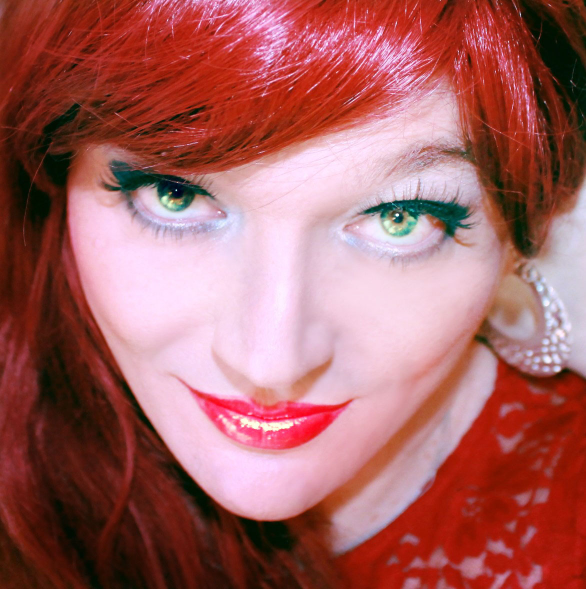
#> input picture eval/research_sources/large_sample/face_red_hair.jpg, 1172 x 1178 px (shown at 1/2 size)
$ python mechanism_gate_analysis.py
#> lines starting #> are read from the running program, lines starting #| are printed output that depends on the picture
"""
eval/mechanism_gate_analysis.py — Mechanism gate: expanded low-level control test

Pre-registration: eval/pre_registration_mechanism_gate.md (commit 142e7cb)
Written and committed BEFORE this script was run.

Tests whether A_dom_broad's independence survives 5 controls: H1, H2, C1, C2, C3.
  H1 = −β_spec  (spectral slope)
  H2 = rho_gt   (GT nearest-neighbour ACF)
  C1 = V_patch  (mean local patch variance, 8×8)
  C2 = G_mean   (mean gradient magnitude via Sobel)
  C3 = V_het    (std of per-patch variances, 8×8)

Outcome: SEMANTICS-ROBUST / PROXY-REVEALED / ENTANGLED

Usage:
    .venv/bin/python3 eval/mechanism_gate_analysis.py
"""
from __future__ import annotations

import math
import os
import sys
from pathlib import Path

sys.path.insert(0, os.path.join(os.path.dirname(__file__), ".."))

import numpy as np
import scipy.stats as scipy_stats
from PIL import Image
from scipy.ndimage import sobel

REPO = Path(__file__).parent.parent
RES  = Path(__file__).parent / "research_sources"

def _p(rel: str) -> str:
    return str(RES / rel)

ALPHA = 0.05

# ─── Dataset (same as robustness_analysis.py) ─────────────────────────────────
DATASET: list[dict] = [
    {"name": "face_red_hair",         "path": _p("large_sample/face_red_hair.jpg"),         "slope": 1.7027, "A_dom_broad": 1},
    {"name": "wayuu_woman",           "path": _p("faces/wayuu_woman.jpg"),                   "slope": 1.7483, "A_dom_broad": 1},
    {"name": "girl_sad_face",         "path": _p("faces/girl_sad_face.jpg"),                 "slope": 2.7834, "A_dom_broad": 1},
    {"name": "paint_vermeer_pearl",   "path": _p("large_sample/paint_vermeer_pearl.jpg"),   "slope": 2.7135, "A_dom_broad": 1},
    {"name": "paint_vermeer_milk",    "path": _p("large_sample/paint_vermeer_milk.jpg"),    "slope": 2.3033, "A_dom_broad": 1},
    {"name": "boardwalk",             "path": _p("natural/boardwalk_nature.jpg"),            "slope": 0.9510, "A_dom_broad": 0},
    {"name": "paint_rembrandt_self",  "path": _p("large_sample/paint_rembrandt_self.jpg"),  "slope": 2.6592, "A_dom_broad": 1},
    {"name": "nat_landscape2",        "path": _p("new_v2/nat_landscape2.jpeg"),              "slope": 1.2053, "A_dom_broad": 0},
    {"name": "nature_land",           "path": _p("natural/nature_landscape.jpg"),            "slope": 1.1147, "A_dom_broad": 0},
    {"name": "face_algerian",         "path": _p("large_sample/face_algerian.jpg"),          "slope": 1.6042, "A_dom_broad": 1},
    {"name": "boy_face",              "path": _p("faces/boy_face_venezuela.jpg"),             "slope": 3.1829, "A_dom_broad": 1},
    {"name": "nat_landscape3",        "path": _p("new_v2/nat_landscape3.jpeg"),              "slope": 1.0313, "A_dom_broad": 0},
    {"name": "natural_caribou",       "path": _p("large_sample/natural_caribou.jpg"),       "slope": 2.1056, "A_dom_broad": 1},
    {"name": "paint_monet_magpie",    "path": _p("large_sample/paint_monet_magpie.jpg"),    "slope": 1.2735, "A_dom_broad": 0},
    {"name": "paint_monet_lilies",    "path": _p("large_sample/paint_monet_lilies.jpg"),    "slope": 1.4173, "A_dom_broad": 0},
    {"name": "natural_coral_reef",    "path": _p("large_sample/natural_coral_reef.jpg"),    "slope": 1.2619, "A_dom_broad": 0},
    {"name": "natural_fir_snow",      "path": _p("large_sample/natural_fir_snow.jpg"),      "slope": 1.5055, "A_dom_broad": 0},
    {"name": "frog_on_log",           "path": _p("natural/frog_on_log.jpg"),                 "slope": 1.4238, "A_dom_broad": 1},
    {"name": "grass_meadow",          "path": _p("texture/grass_meadow.png"),                "slope": 0.5778, "A_dom_broad": 0},
    {"name": "dirt_soil",             "path": _p("texture/dirt_soil.png"),                   "slope": 0.8536, "A_dom_broad": 0},
    {"name": "natural_snow_mountain", "path": _p("large_sample/natural_snow_mountain.jpg"), "slope": 1.1403, "A_dom_broad": 0},
    {"name": "texture_sand",          "path": _p("large_sample/texture_sand.jpg"),          "slope": 0.3434, "A_dom_broad": 0},
    {"name": "texture_cement",        "path": _p("large_sample/texture_cement.jpg"),        "slope": 0.3416, "A_dom_broad": 0},
    {"name": "wood_grain",            "path": _p("texture/wood_grain.png"),                  "slope": 0.4351, "A_dom_broad": 0},
]

W = H_IMG = 256


# ─── Image loading ─────────────────────────────────────────────────────────────
def _load_gray_256(path: str) -> np.ndarray:
    img = Image.open(path).convert("RGB")
    w, h = img.size
    if w < h:
        img = img.resize((W, int(round(h * W / w))), Image.LANCZOS)
    else:
        img = img.resize((int(round(w * H_IMG / h)), H_IMG), Image.LANCZOS)
    w2, h2 = img.size
    l = (w2 - W) // 2; t = (h2 - H_IMG) // 2
    img = img.crop((l, t, l + W, t + H_IMG))
    rgb = np.array(img, dtype=np.float64) / 255.0
    return 0.299 * rgb[:, :, 0] + 0.587 * rgb[:, :, 1] + 0.114 * rgb[:, :, 2]


# ─── Feature computations ──────────────────────────────────────────────────────
def compute_beta_spec(gray: np.ndarray) -> float:
    N = gray.shape[0]
    F_shifted = np.fft.fftshift(np.fft.fft2(gray))
    power = np.abs(F_shifted) ** 2
    freqs_shifted = np.fft.fftshift(np.fft.fftfreq(N))
    fx, fy = np.meshgrid(freqs_shifted, freqs_shifted)
    r_map = np.sqrt(fx ** 2 + fy ** 2)
    f_min, f_max = 2.0 / N, 64.0 / N
    f_edges = np.logspace(np.log10(f_min), np.log10(f_max), 31)
    f_centers = np.sqrt(f_edges[:-1] * f_edges[1:])
    P_list, f_list = [], []
    for i in range(30):
        mask = (r_map >= f_edges[i]) & (r_map < f_edges[i + 1])
        if mask.sum() >= 3:
            P_list.append(float(power[mask].mean()))
            f_list.append(float(f_centers[i]))
    if len(P_list) < 5:
        return float("nan")
    log_f = np.log(np.array(f_list))
    log_P = np.log(np.array(P_list))
    A_mat = np.column_stack([log_f, np.ones(len(log_f))])
    beta_vec, _, _, _ = np.linalg.lstsq(A_mat, log_P, rcond=None)
    return float(beta_vec[0])


def compute_rho_gt(gray: np.ndarray) -> float:
    mu, std = gray.mean(), gray.std()
    if std < 1e-10:
        return 0.0
    z = (gray - mu) / std
    return float((np.mean(z[:, :-1] * z[:, 1:]) + np.mean(z[:-1, :] * z[1:, :])) / 2.0)


def compute_v_patch(gray: np.ndarray, patch_size: int = 8) -> float:
    """Mean of per-8×8-patch pixel variances. Low = smooth image."""
    h, w = gray.shape
    variances = []
    for i in range(0, h - patch_size + 1, patch_size):
        for j in range(0, w - patch_size + 1, patch_size):
            variances.append(float(gray[i:i + patch_size, j:j + patch_size].var()))
    return float(np.mean(variances))


def compute_g_mean(gray: np.ndarray) -> float:
    """Mean gradient magnitude via Sobel operators."""
    gx = sobel(gray, axis=1)
    gy = sobel(gray, axis=0)
    return float(np.sqrt(gx ** 2 + gy ** 2).mean())


def compute_v_het(gray: np.ndarray, patch_size: int = 8) -> float:
    """Std of per-8×8-patch pixel variances. High = mixed smooth/textured image."""
    h, w = gray.shape
    variances = []
    for i in range(0, h - patch_size + 1, patch_size):
        for j in range(0, w - patch_size + 1, patch_size):
            variances.append(float(gray[i:i + patch_size, j:j + patch_size].var()))
    return float(np.std(variances, ddof=1))


# ─── Statistics ───────────────────────────────────────────────────────────────
# [61 lines left out: functions partial_corr_k, partial_ci_t, ci_excl_zero, ci_str, compute_vif, pairwise_r, not called in this run]


# ─── Logging ──────────────────────────────────────────────────────────────────
_log: list[str] = []


def out(s: str = "", end: str = "\n", flush: bool = False) -> None:
    print(s, end=end, flush=flush)
    _log.append(s + end)


# ─── Main ─────────────────────────────────────────────────────────────────────
def main() -> None:
    out("=" * 72)
    out("MECHANISM GATE: Expanded low-level control test (pre-registered)")
    out("Pre-registration: eval/pre_registration_mechanism_gate.md (commit 142e7cb)")
    out("=" * 72)

    # ── Load and compute features ──────────────────────────────────────────────
    out("\n[0] Loading GT images and computing all features …", flush=True)
    n = len(DATASET)
    names       = [d["name"]         for d in DATASET]
    slopes      = np.array([d["slope"]       for d in DATASET], dtype=float)
    a_broad     = np.array([d["A_dom_broad"] for d in DATASET], dtype=float)

    beta_specs, rho_gts = [], []
    v_patches, g_means, v_hets = [], [], []

    for i, d in enumerate(DATASET):
        out(f"  [{i+1:2d}/24] {d['name']}", end=" … ", flush=True)
        gray = _load_gray_256(d["path"])
#> in _load_gray_256, img is the input picture: PIL image 1172x1178 RGB; mean R, G, B 164.8, 98.1, 98
#> in _load_gray_256, `img = img.resize((W, int(round(h * W / w))), Image.LANCZOS)`:
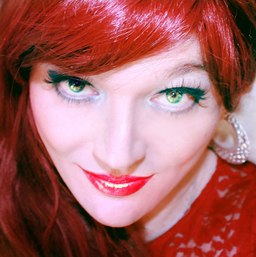
#> img: PIL image 256x257 RGB; mean R, G, B 164.8, 98.1, 98
#> in _load_gray_256, `img = img.crop((l, t, l + W, t + H_IMG))`:
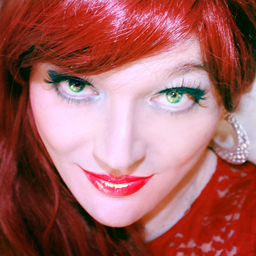
#> img: PIL image 256x256 RGB; mean R, G, B 165, 98.4, 98.3
#> in _load_gray_256, `return 0.299 * rgb[:, :, 0] + 0.587 * rgb[:, :, 1] + 0.114 * rgb[:, :,..`:
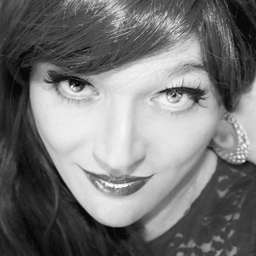
#> returned value: shape (256, 256) float64; min 0.0121, max 0.989, mean 0.464
        beta  = compute_beta_spec(gray)
#> after the loop in compute_beta_spec, `for i in range(30):`: P_list = 28 values, max 1957746.5 at index 0, min 261 at index 27, mean 277421; f_list = 28 values from 0.00828 to 0.236
#> in compute_beta_spec, `log_f = np.log(np.array(f_list))`: log_f = 28 values from -4.79 to -1.44
#> in compute_beta_spec, `log_P = np.log(np.array(P_list))`: log_P = 28 values, max 14.49 at index 0, min 5.56 at index 27, mean 10.08
#> in compute_beta_spec, `A_mat = np.column_stack([log_f, np.ones(len(log_f))])`: A_mat = 28 pairs, first value -4.79 to -1.44, second value 1 to 1
#> in compute_beta_spec, `beta_vec, _, _, _ = np.linalg.lstsq(A_mat, log_P, rcond=None)`: beta_vec = [-2.86, 1.45]
#> beta = -2.86
        rho   = compute_rho_gt(gray)
#> in compute_rho_gt, `mu, std = gray.mean(), gray.std()`: mu = 0.464; std = 0.288
#> rho = 0.987
        vpat  = compute_v_patch(gray)
#> after the loop in compute_v_patch, `for i in range(0, h - patch_size + 1, patch_size):`: variances = 1024 values, max 0.0821 at index 679, min 9.21e-06 at index 533, mean 0.00549
#> vpat = 0.00549
        gm    = compute_g_mean(gray)
#> in compute_g_mean, `gx = sobel(gray, axis=1)`:
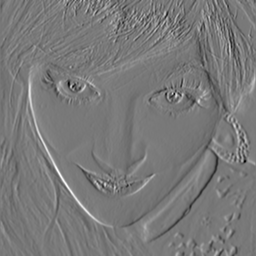
#> gx: shape (256, 256) float64; min -2.09, max 2.31, mean 0.00555; drawn with min black and max white
#> in compute_g_mean, `gy = sobel(gray, axis=0)`:
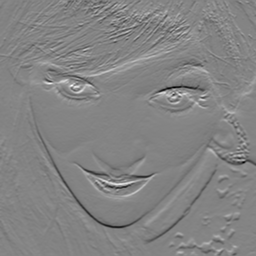
#> gy: shape (256, 256) float64; min -2.82, max 2.63, mean -0.00493; drawn with min black and max white
#> gm = 0.233
        vhet  = compute_v_het(gray)
#> vhet = 0.01
        beta_specs.append(beta)
        rho_gts.append(rho)
        v_patches.append(vpat)
        g_means.append(gm)
        v_hets.append(vhet)
        out(f"β={beta:+.4f}  rho={rho:.4f}  V_pat={vpat:.5f}  G_mean={gm:.4f}  V_het={vhet:.5f}")
#> pass 2 of the loop in main, `for i, d in enumerate(DATASET):`:
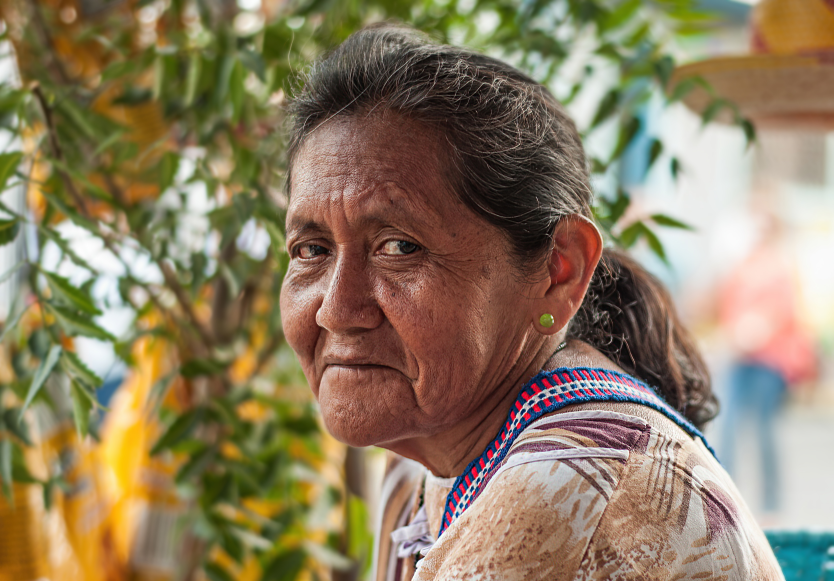
#> input picture eval/research_sources/faces/wayuu_woman.jpg, 2500 x 1743 px (shown at 1/3 size)
#> in _load_gray_256, img is the input picture: PIL image 2500x1743 RGB; mean R, G, B 142, 126, 98.2
#> in _load_gray_256 (call 2), `return 0.299 * rgb[:, :, 0] + 0.587 * rgb[:, :, 1] + 0.114 * rgb[:, :,..`:
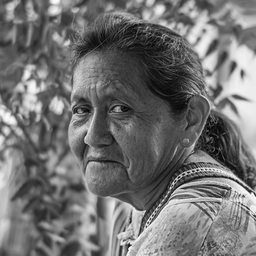
#> returned value: shape (256, 256) float64; min 0.0023, max 1, mean 0.45
#> beta = -2.4
#> rho = 0.94
#> vpat = 0.011
#> in compute_g_mean (call 2), `gy = sobel(gray, axis=0)`:
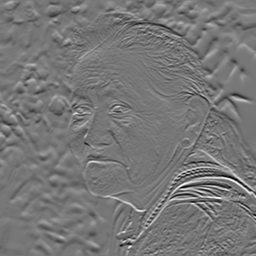
#> gy: shape (256, 256) float64; min -2.56, max 2.92, mean 0.000338; drawn with min black and max white
#> gm = 0.401
#> vhet = 0.0124

    h1 = -np.array(beta_specs, dtype=float)   # −β_spec
    h2 = np.array(rho_gts,     dtype=float)
    c1 = np.array(v_patches,   dtype=float)
    c2 = np.array(g_means,     dtype=float)
    c3 = np.array(v_hets,      dtype=float)

    # ── Pairwise correlations among predictors ─────────────────────────────────
    out("\n" + "=" * 72)
    out("COLLINEARITY CHECK — Pairwise Pearson r (5 controls)")
    out("=" * 72)
    pred_names = ["H1(−β)", "H2(rho)", "C1(Vpat)", "C2(Gmean)", "C3(Vhet)"]
    pred_mat   = np.column_stack([h1, h2, c1, c2, c3])
    pairs = pairwise_r(pred_mat, pred_names)
    out(f"\n  {'Pair':<26} r")
    for pn1, pn2, r in pairs:
        flag = "  ← HIGH (>0.70)" if abs(r) > 0.70 else ""
        out(f"  {pn1} vs {pn2:<16} {r:+.4f}{flag}")

    # ── VIF ───────────────────────────────────────────────────────────────────
    out("\n  VIF for each control predictor:")
    vifs = compute_vif(pred_mat)
    max_vif = float(vifs.max())
    for nm, vf in zip(pred_names, vifs):
        flag = "  ← SEVERE (>10)" if vf > 10 else ("  ← HIGH (>5)" if vf > 5 else "")
        out(f"    {nm:<14} VIF = {vf:.2f}{flag}")
    out(f"  Max VIF: {max_vif:.2f}")

    # ── Primary test: full-5 partial ──────────────────────────────────────────
    out("\n" + "=" * 72)
    out("PRIMARY TEST — Partial r(A_dom_broad | H1, H2, C1, C2, C3), n=24")
    out("=" * 72)
    k_full = 5
    r_full = partial_corr_k(a_broad, slopes, pred_mat)
    lo_full, hi_full = partial_ci_t(r_full, n, k=k_full)
    dof_full = n - k_full - 2
    excl_full = ci_excl_zero(lo_full, hi_full)
    out(f"\n  Partial r = {r_full:+.4f}")
    out(f"  95%CI     = {ci_str(lo_full, hi_full)}")
    out(f"  df = {dof_full},  se = 1/sqrt({n-k_full-3}) = {1/math.sqrt(n-k_full-3):.4f}")
    out(f"  CI excludes 0: {excl_full}")

    # ── LOO with 5 controls ───────────────────────────────────────────────────
    out("\n" + "=" * 72)
    out("LOO — 24 drops, n=23 at each, k=5 controls")
    out("=" * 72)
    k_loo = 5
    dof_loo = (n - 1) - k_loo - 2   # = 16
    se_loo  = 1.0 / math.sqrt((n - 1) - k_loo - 3)   # = 1/sqrt(15)
    out(f"\n  At each drop: n=23, df={dof_loo}, se=1/sqrt({(n-1)-k_loo-3})={se_loo:.4f}")

    p_loo, lo_loo_list, hi_loo_list, excl_loo = [], [], [], []
    for i in range(n):
        idx = [j for j in range(n) if j != i]
        ctrl_i = pred_mat[idx, :]
        r_i = partial_corr_k(a_broad[idx], slopes[idx], ctrl_i)
        lo_i, hi_i = partial_ci_t(r_i, n - 1, k=k_loo)
        p_loo.append(r_i)
        lo_loo_list.append(lo_i)
        hi_loo_list.append(hi_i)
        excl_loo.append(ci_excl_zero(lo_i, hi_i))

    p_arr = np.array(p_loo)
    excl_arr = np.array(excl_loo)
    exclude_0_count = int(excl_arr.sum())
    pivotal_idx = [i for i in range(n) if not excl_arr[i]]

    out(f"\n  LOO partial r range: [{p_arr.min():+.4f}, {p_arr.max():+.4f}]")
    out(f"  Exclude-0 count: {exclude_0_count}/24")

    if pivotal_idx:
        out(f"  PIVOTAL IMAGES (drop causes CI to include 0):")
        for i in pivotal_idx:
            out(f"    drop {names[i]:<28} r={p_loo[i]:+.4f}  CI {ci_str(lo_loo_list[i], hi_loo_list[i])}"
                f"  A_dom_broad={int(a_broad[i])}  slope={slopes[i]:.4f}")
    else:
        out("  No pivotal images — all 24 drops exclude 0.")

    loo_verdict = "ROBUST (24/24)" if exclude_0_count == 24 else f"NOT_ROBUST ({exclude_0_count}/24)"
    out(f"\n  LOO verdict: {loo_verdict}")

    # ── Sub-models (proxy detection) — run regardless for completeness ─────────
    out("\n" + "=" * 72)
    out("PROXY DETECTION SUB-MODELS")
    out("(Pre-stated: M4a drop C1, M4b drop C2, M4c drop C3, M4d original 2-control)")
    out("=" * 72)

    sub_models = [
        ("M4a", np.column_stack([h1, h2, c2, c3]), 4, "drop C1 (V_patch)"),
        ("M4b", np.column_stack([h1, h2, c1, c3]), 4, "drop C2 (G_mean)"),
        ("M4c", np.column_stack([h1, h2, c1, c2]), 4, "drop C3 (V_het)"),
        ("M4d", np.column_stack([h1, h2]),          2, "original H1+H2 only"),
    ]

    sub_results = []
    out(f"\n  {'Model':<6} {'Controls':<28} {'r':>7}  {'95%CI':<24} excl_0")
    for label, ctrl, k_sub, desc in sub_models:
        r_sub = partial_corr_k(a_broad, slopes, ctrl)
        lo_sub, hi_sub = partial_ci_t(r_sub, n, k=k_sub)
        excl_sub = ci_excl_zero(lo_sub, hi_sub)
        sub_results.append(excl_sub)
        out(f"  {label:<6} {desc:<28} {r_sub:+.4f}  {ci_str(lo_sub, hi_sub):<24} {excl_sub}")

    # proxy identification
    out("\n  Proxy identification: full-5 CI includes 0, restore by dropping one control?")
    if not excl_full:
        restorers = [(sub_models[i][0], sub_models[i][3]) for i in range(3) if sub_results[i]]
        if restorers:
            names_r = ", ".join(f"{lbl} ({desc})" for lbl, desc in restorers)
            out(f"    Sub-models restoring CI exclusion: {names_r}")
            if len(restorers) == 1:
                out(f"    → Single proxy: {restorers[0][1]}")
            else:
                out(f"    → Multiple restorers — joint entanglement, not single proxy")
        else:
            out("    No sub-model restores CI exclusion — joint entanglement.")
    else:
        out("    Full-5 CI excludes 0 — proxy check moot.")

    # ── VIF severity gate ─────────────────────────────────────────────────────
    vif_severe = max_vif > 10
    out(f"\n  VIF severity gate: max VIF = {max_vif:.2f} → {'SEVERE (>10) — CI width inflated by collinearity' if vif_severe else 'OK (<10)'}")

    # ── Final verdict ─────────────────────────────────────────────────────────
    out("\n" + "=" * 72)
    out("VERDICT (pre-registered decision rules)")
    out("=" * 72)

    if vif_severe and not excl_full:
        verdict = "ENTANGLED"
        out(f"\n  VERDICT: {verdict}")
        out("  Full-5 CI includes 0 AND max VIF > 10 AND no single control removal")
        out("  restores exclusion. Multicollinearity at n=24 with 5 controls prevents")
        out("  separating A_dom_broad from the low-level predictors.")
        out(f"  Honest reading: cannot separate semantic from low-level driver at n=24")
        out(f"  with 5 controls. Need n ≥ 38 for df ≥ 30 with 5 controls.")
    elif excl_full and exclude_0_count == 24:
        verdict = "SEMANTICS-ROBUST"
        out(f"\n  VERDICT: {verdict}")
        out("  Full-5 partial CI excludes 0 AND LOO 24/24.")
        out("  A_dom_broad's independence from low-level statistics survives the")
        out("  expanded skeptical control set. Content-driver reading is strengthened.")
        out("  SCOPE: ResShift+BicubicDownsample(4) only. Behavioural label; no mechanism.")
    elif excl_full and exclude_0_count < 24:
        verdict = "PARTIALLY_ROBUST"
        out(f"\n  VERDICT: {verdict} (full CI excl 0, LOO {exclude_0_count}/24)")
        out("  Full-5 partial CI excludes 0 but LOO is not unanimous.")
        out("  Result depends on the included points; single observations matter.")
    elif not excl_full:
        restorers_list = [sub_models[i][3] for i in range(3) if sub_results[i]]
        if len(restorers_list) == 1:
            verdict = "PROXY-REVEALED"
            out(f"\n  VERDICT: {verdict}")
            out(f"  Full-5 CI includes 0. Dropping {restorers_list[0]} restores exclusion.")
            out(f"  A_dom_broad is acting as a proxy for {restorers_list[0]}.")
            out("  STATUS CONSEQUENCE: current SUPPORTED status should be DOWNGRADED.")
            out("  Flagging for user review — not self-editing status.")
        else:
            verdict = "ENTANGLED"
            out(f"\n  VERDICT: {verdict}")
            out("  Full-5 CI includes 0. No single control removal restores exclusion.")
            out("  Cannot attribute collapse to one proxy feature; joint entanglement.")
    else:
        verdict = "INDETERMINATE"
        out(f"\n  VERDICT: {verdict} — edge case not covered by pre-stated rules.")

    out(f"\n  Summary:")
    out(f"    Full-5 partial r(A_dom_broad | H1,H2,C1,C2,C3): {r_full:+.4f}  CI {ci_str(lo_full, hi_full)}  excl_0={excl_full}")
    out(f"    LOO exclude-0: {exclude_0_count}/24")
    out(f"    Max VIF: {max_vif:.2f}")
    out(f"    Verdict: {verdict}")
    out(f"\n  SCOPE: ResShift+BicubicDownsample(4). Single-annotator A_dom_broad label.")
    out("  This session does NOT identify a mechanism — low-level robustness gate only.")

    # ── Save ──────────────────────────────────────────────────────────────────
    out_path = Path(__file__).parent / "mechanism_gate_results.txt"
    with open(out_path, "w", encoding="utf-8") as f:
        f.writelines(_log)
    print(f"\nResults saved: {out_path}")


if __name__ == "__main__":
#> (the run stopped early here; a loop or call above may not have finished)
